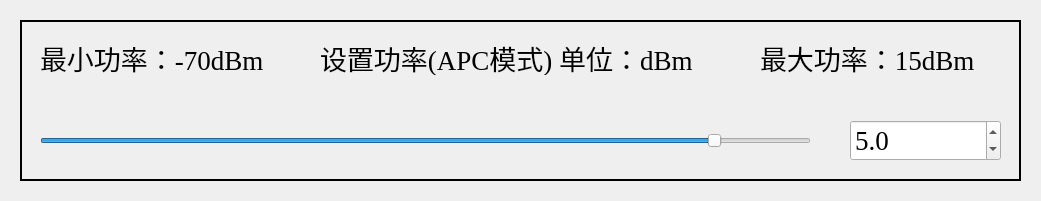
       <widget class="QWidget" name="widgetSetPwrEDFA_4" native="true">
        <property name="geometry">
         <rect>
          <x>40</x>
          <y>640</y>
          <width>1041</width>
          <height>201</height>
         </rect>
        </property>
        <widget class="QLabel" name="labelBgPwrEDFA_4">
         <property name="geometry">
          <rect>
           <x>20</x>
           <y>20</y>
           <width>1001</width>
           <height>161</height>
          </rect>
         </property>
         <property name="frameShape">
          <enum>QFrame::WinPanel</enum>
         </property>
         <property name="text">
          <string/>
         </property>
        </widget>
        <widget class="QSlider" name="horizontalSliderPwrEDFA_4">
         <property name="geometry">
          <rect>
           <x>40</x>
           <y>120</y>
           <width>771</width>
           <height>41</height>
          </rect>
         </property>
         <property name="minimum">
          <number>-700</number>
         </property>
         <property name="maximum">
          <number>150</number>
         </property>
         <property name="singleStep">
          <number>1</number>
         </property>
         <property name="pageStep">
          <number>10</number>
         </property>
         <property name="value">
          <number>50</number>
         </property>
         <property name="orientation">
          <enum>Qt::Horizontal</enum>
         </property>
        </widget>
        <widget class="QLabel" name="labelSetPwrEDFA_4">
         <property name="geometry">
          <rect>
           <x>320</x>
           <y>40</y>
           <width>391</width>
           <height>35</height>
          </rect>
         </property>
         <property name="sizePolicy">
          <sizepolicy hsizetype="Ignored" vsizetype="Ignored">
           <horstretch>0</horstretch>
           <verstretch>0</verstretch>
          </sizepolicy>
         </property>
         <property name="font">
          <font>
           <family>Times New Roman</family>
           <pointsize>20</pointsize>
          </font>
         </property>
         <property name="text">
          <string>设置功率(APC模式) 单位：dBm</string>
         </property>
        </widget>
        <widget class="QDoubleSpinBox" name="doubleSpinBoxPwrEDFA_4">
         <property name="geometry">
          <rect>
           <x>850</x>
           <y>120</y>
           <width>151</width>
           <height>41</height>
          </rect>
         </property>
         <property name="sizePolicy">
          <sizepolicy hsizetype="Ignored" vsizetype="Ignored">
           <horstretch>0</horstretch>
           <verstretch>0</verstretch>
          </sizepolicy>
         </property>
         <property name="font">
          <font>
           <family>Times New Roman</family>
           <pointsize>20</pointsize>
          </font>
         </property>
         <property name="decimals">
          <number>1</number>
         </property>
         <property name="minimum">
          <double>-70.000000000000000</double>
         </property>
         <property name="maximum">
          <double>15.000000000000000</double>
         </property>
         <property name="singleStep">
          <double>0.100000000000000</double>
         </property>
         <property name="value">
          <double>5.000000000000000</double>
         </property>
        </widget>
        <widget class="QLabel" name="labelHintMaxPwrEDFA_4">
         <property name="geometry">
          <rect>
           <x>760</x>
           <y>40</y>
           <width>231</width>
           <height>35</height>
          </rect>
         </property>
         <property name="sizePolicy">
          <sizepolicy hsizetype="Ignored" vsizetype="Ignored">
           <horstretch>0</horstretch>
           <verstretch>0</verstretch>
          </sizepolicy>
         </property>
         <property name="font">
          <font>
           <family>Times New Roman</family>
           <pointsize>20</pointsize>
          </font>
         </property>
         <property name="text">
          <string>最大功率：15dBm</string>
         </property>
        </widget>
        <widget class="QLabel" name="labelHintMinPwrEDFA_4">
         <property name="geometry">
          <rect>
           <x>40</x>
           <y>40</y>
           <width>231</width>
           <height>35</height>
          </rect>
         </property>
         <property name="sizePolicy">
          <sizepolicy hsizetype="Ignored" vsizetype="Ignored">
           <horstretch>0</horstretch>
           <verstretch>0</verstretch>
          </sizepolicy>
         </property>
         <property name="font">
          <font>
           <family>Times New Roman</family>
           <pointsize>20</pointsize>
          </font>
         </property>
         <property name="text">
          <string>最小功率：-70dBm</string>
         </property>
        </widget>
       </widget>
